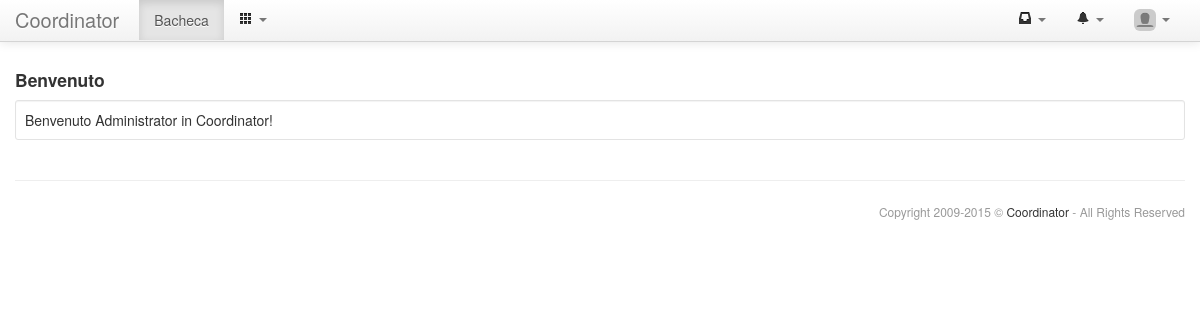
The page /dashboard/dashboard.php (signed in) on the database its author committed.
### tables this page shows
CREATE TABLE IF NOT EXISTS `settings_settings` (
  `code` varchar(255) NOT NULL,
  `value` varchar(255) DEFAULT NULL,
  PRIMARY KEY (`code`)
);

CREATE TABLE IF NOT EXISTS `accounts_accounts` (
  `id` int(11) unsigned NOT NULL AUTO_INCREMENT,
  `account` varchar(255) DEFAULT NULL,
  `password` varchar(32) NOT NULL,
  `secret` varchar(32) DEFAULT NULL,
  `name` varchar(25) NOT NULL,
  `phone` varchar(25) DEFAULT NULL,
  `ldap` varchar(255) DEFAULT NULL,
  `language` varchar(10) NOT NULL DEFAULT 'default',
  `enabled` tinyint(1) unsigned NOT NULL DEFAULT '0',
  `superuser` tinyint(1) unsigned NOT NULL DEFAULT '0',
  `addDate` datetime NOT NULL,
  `addIdAccount` int(11) unsigned NOT NULL,
  `updDate` datetime DEFAULT NULL,
  `updIdAccount` int(11) unsigned DEFAULT NULL,
  `accDate` datetime DEFAULT NULL,
  `del` tinyint(1) unsigned NOT NULL DEFAULT '0',
  PRIMARY KEY (`id`),
  UNIQUE KEY `ldap` (`ldap`),
  KEY `account` (`account`)
);

### core/db.class.php (called while the page is built, shortened)
<?php
class DB{
 var $connector;
 function DB($host,$user,$pass,$name){
  $this->connector=mysql_connect($host,$user,$pass,TRUE) or die('Server connection not possible.');
 }
 function clearQuery($query){
  if(stripos($query,"select")!==FALSE){return $query;}
  $search=array("``","''",'""');
  $query=str_replace($search,"DEFAULT",$query);
  return $query;
 }
 function query($query,$debug=-1){
  $query=$this->clearQuery($query);
  $this->lastResult=mysql_query($query,$this->connector) or $this->debugAndDie($query);
  return $this->lastResult;
 }
 function fetchNextObject($result=NULL){
  if($result==NULL || mysql_num_rows($result)<1){
   return NULL;
  }else{
   return mysql_fetch_object($result);
  }
 }
 function queryUniqueObject($query,$debug=-1){
  $query=$this->clearQuery($query);
  $query="$query LIMIT 1";
  $result=mysql_query($query,$this->connector) or $this->debugAndDie($query);
  return mysql_fetch_object($result);
 }
}
?>

### accounts/api.inc.php (called while the page is built, shortened)
<?php
function api_accounts_account($account=NULL){
 if(is_numeric($account)){$account=$GLOBALS['db']->queryUniqueObject("SELECT * FROM accounts_accounts WHERE id='".$account."'");}
 $account->account=stripslashes($account->account);
 unset($account->password);
 unset($account->secret);
 $account->name=stripslashes($account->name);
 $account->ldapUsername=stripslashes($account->ldapUsername);
 $account->typology=api_accounts_accountTypology($account);
 $account->language=stripslashes($account->language);
 $account->avatar=api_accounts_accountAvatar($account);
 $account->mail=$account->account;
 if($account->language<>"default"){$account->languageISO=substr($account->language,-2);}else{$account->languageISO="EN";}
 $account->companies=array();
 return $account;
}
function api_accounts_accountTypology($account){
 $typology=new stdClass();
 if($account->del){
  $typology->icon="icon-trash";
  $typology->description=api_text("account-typology-deleted");
 }else{
  if($account->enabled){
   if($account->superuser){
    $typology->icon="icon-fire";
    $typology->description=api_text("account-typology-superuser");
   }else{
    $typology->icon="icon-info-sign";
    $typology->description=api_text("account-typology-user");
   }
  }else{
   $typology->icon="icon-ban-circle";
   $typology->description=api_text("account-typology-disabled");
  }
 }
 return $typology;
}
function api_accounts_accountAvatar($account=NULL){
 $avatar_path="uploads/uploads/accounts/avatar_".$account->id.".jpg";
 if(!file_exists("../".$avatar_path)){$avatar_path="uploads/uploads/accounts/avatar.jpg";}
 return $GLOBALS['dir'].$avatar_path;
}
?>

### core/html.class.php (the view, shortened to what this page needs)
<?php
class HTML{
public function header($title="",$nav="dashboard",$navbar=TRUE){
?>
<!DOCTYPE html>
<html lang="it">
<head>
 <link href="<?php echo $GLOBALS['dir']."core/bootstrap/css/bootstrap.min.css";?>" rel="stylesheet">
 <link href="<?php echo $GLOBALS['dir']."core/bootstrap/css/bootstrap-custom.css";?>" rel="stylesheet">
 <link href="<?php echo $GLOBALS['dir']."core/bootstrap/css/bootstrap-responsive.css";?>" rel="stylesheet">
 <link href="<?php echo $GLOBALS['dir']."core/template.css";?>" rel="stylesheet">
 <link href="<?php echo $GLOBALS['dir']."core/bootstrap-datetimepicker/css/bootstrap-datetimepicker.min.css";?>" rel="stylesheet">
 <link href="<?php echo $GLOBALS['dir']."core/bootstrap-markdown/css/bootstrap-markdown.min.css";?>" rel="stylesheet">
 <link href="<?php echo $GLOBALS['dir']."core/bootstrap-select2/select2.css";?>" rel="stylesheet">
 <link href="<?php echo $GLOBALS['dir']."core/bootstrap-slider/css/bootstrap-slider.min.css";?>" rel="stylesheet">
 <link href="<?php echo $GLOBALS['dir']."core/bootstrap-wysihtml5/css/bootstrap-wysihtml5.css";?>" rel="stylesheet">
 <link href="<?php echo $GLOBALS['dir']."core/bootstrap-tagsinput/css/bootstrap-tagsinput.css";?>" rel="stylesheet">
 <link href="<?php echo $GLOBALS['dir']."core/shadowbox/shadowbox.css";?>" rel="stylesheet">
</head>
<body <?php if(api_baseName()=="login.php"){echo "class='login-background'";}?>>
 <div class="navbar navbar-fixed-top">
  <div class="navbar-inner">
   <div class="container">
    <?php
     if(file_exists("../uploads/uploads/core/logo.png") && api_getOption('show_logo')){
      echo "<a class='brand-logo' href='".$GLOBALS['dir']."index.php'><img src='".$GLOBALS['dir']."uploads/uploads/core/logo.png'></a>\n";
     }else{
      echo "<a class='brand' href='".$GLOBALS['dir']."index.php'>".api_getOption('title')."</a>\n";
     }
    ?>
    <?php if($navbar){ ?>
    <div class="nav-collapse collapse">
     <ul class="nav">
      <li<?php if($nav=="dashboard"){echo " class=\"active\"";} ?>><a href="<?php echo $GLOBALS['dir']."dashboard/index.php";?>"><?php echo api_text("core-menu-dashboard"); ?></a></li>
      <?php
       $menu_count=0;
       $menu_array=array();
       $secondary_menu_array=array();
       $admin_menu_array=array();
       $menus=$GLOBALS['db']->query("SELECT * FROM settings_menus WHERE idMenu='1' ORDER BY position ASC");
       while($menu=$GLOBALS['db']->fetchNextObject($menus)){
        if(api_checkPermissionShowModule($menu->module,FALSE)){
         $menu_count++;
         if($menu_count<8){$menu_array[]=$menu;}else{$secondary_menu_array[]=$menu;}
        }elseif($_SESSION['account']->administrator){
         $admin_menu_array[]=$menu;
        }
       }
       if($_SESSION['account']->administrator && count($admin_menu_array)>0){
        echo "<li class='dropdown'><a href='#' class='dropdown-toggle' data-toggle='dropdown'>";
        echo api_icon('icon-th')." <b class='caret'></b></a>\n";
        echo "</li>\n";
       }
      ?>
     </ul>
     <ul class="nav pull-right">
      <?php if(api_checkPermission("chats","chats_chat")){ ?>
      <li class="dropdown">
       <a href="#" class="dropdown-toggle" data-toggle="dropdown">
        <span id="chat_counter">
        <?php include("../chats/chat_counter.inc.php") ?>
        </span>
        <b class="caret"></b>
       </a>
      </li>
      <?php } ?>
      <li class="dropdown">
       <a href="#" class="dropdown-toggle" data-toggle="dropdown">
        <span id="notifications_counter">
        <?php include("../logs/logs_notifications_counter.inc.php") ?>
        </span>
        <b class="caret"></b>
       </a>
      </li>
      <li class="dropdown">
       <a href="#" class="dropdown-toggle" data-toggle="dropdown">
        <img src="<?php echo api_account()->avatar;?>" class="img-rounded" style="width:22px;margin-top:-4px;padding:0;"> <b class="caret"></b>
       </a>
      </li>
     </ul>
    </div>
    <?php } ?>
   </div>
  </div>
 </div>
 <div class="container">
<?php
}
public function footer($wiki_link=NULL,$copyright=TRUE){
?>
<?php if($copyright){ ?>
  <div class="row-fluid">
   <hr>
   <footer>
    <span class="muted credit pull-right">Copyright 2009-<?php echo date("Y");?> &copy; <a href="http://www.coordinator.it" target="_blank">Coordinator</a> - All Rights Reserved</span>
   </footer>
  </div>
 <?php } ?>
 </div>
</body>
</html>
<?php
}
}
?>

### dashboard/dashboard.php (shortened to what this page needs)
<?php
include("template.inc.php");
function content(){
 $widgets_array=array();
 if(!count($widgets_array)){
  echo "<h4>".api_text("dashboard-welcome")."</h4>\n";
  echo "<div class='well well-small well-white'>\n";
  echo api_text("dashboard-welcome-message",api_account()->name);
  echo "</div>\n";
  return FALSE;
 }
?>
<?php } ?>

### core/template.css (style rules this page uses)
footer { font-size:12px; }
footer .credit a { color:#333333; }
.well-white { background-color:#fff; }

### rows shown on the page
settings_settings: value "Coordinator"
accounts_accounts: name "Benvenuto Administrator in Coordinator!"

### other values the page prints
api_text("core-menu-dashboard") "Bacheca"
api_text("dashboard-welcome") "Benvenuto"
